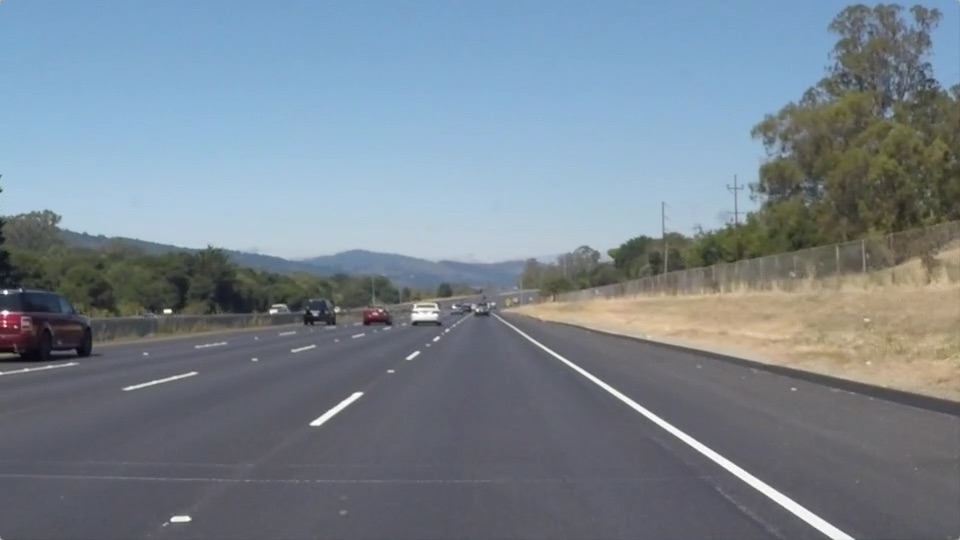
#> input picture test_images/solidWhiteRight.jpg, 960 x 540 px
$ jupyter execute --allow-errors P1.ipynb   (shell and % lines are left out)
#> lines starting #> are read from the running program, lines starting #| are printed output that depends on the picture
# Self-Driving Car Engineer Nanodegree

## Project: **Finding Lane Lines on the Road**
***
In this project, you will use the tools you learned about in the lesson to identify lane lines on the road.  You can develop your pipeline on a series of individual images, and later apply the result to a video stream (really just a series of images). Check out the video clip "raw-lines-example.mp4" (also contained in this repository) to see what the output should look like after using the helper functions below.

Once you have a result that looks roughly like "raw-lines-example.mp4", you'll need to get creative and try to average and/or extrapolate the line segments you've detected to map out the full extent of the lane lines.  You can see an example of the result you're going for in the video "P1_example.mp4".  Ultimately, you would like to draw just one line for the left side of the lane, and one for the right.

In addition to implementing code, there is a brief writeup to complete. The writeup should be completed in a separate file, which can be either a markdown file or a pdf document. There is a [write up template](https://github.com/udacity/CarND-LaneLines-P1/blob/master/writeup_template.md) that can be used to guide the writing process. Completing both the code in the Ipython notebook and the writeup template will cover all of the [rubric points](https://review.udacity.com/#!/rubrics/322/view) for this project.

---
Let's have a look at our first image called 'test_images/solidWhiteRight.jpg'.  Run the 2 cells below (hit Shift-Enter or the "play" button above) to display the image.

**Note: If, at any point, you encounter frozen display windows or other confounding issues, you can always start again with a clean slate by going to the "Kernel" menu above and selecting "Restart & Clear Output".**

---

**The tools you have are color selection, region of interest selection, grayscaling, Gaussian smoothing, Canny Edge Detection and Hough Tranform line detection.  You  are also free to explore and try other techniques that were not presented in the lesson.  Your goal is piece together a pipeline to detect the line segments in the image, then average/extrapolate them and draw them onto the image for display (as below).  Once you have a working pipeline, try it out on the video stream below.**

---

<figure>

 <figcaption>
 <p></p>
 <p style="text-align: center;"> Your output should look something like this (above) after detecting line segments using the helper functions below </p>
 </figcaption>
</figure>
 <p></p>
<figure>

 <figcaption>
 <p></p>
 <p style="text-align: center;"> Your goal is to connect/average/extrapolate line segments to get output like this</p>
 </figcaption>
</figure>

**Run the cell below to import some packages.  If you get an `import error` for a package you've already installed, try changing your kernel (select the Kernel menu above --> Change Kernel).  Still have problems?  Try relaunching Jupyter Notebook from the terminal prompt.  Also, see [this forum post](https://carnd-forums.udacity.com/cq/viewquestion.action?spaceKey=CAR&id=29496372&questionTitle=finding-lanes---import-cv2-fails-even-though-python-in-the-terminal-window-has-no-problem-with-import-cv2) for more troubleshooting tips.**

## Import Packages

[cell 1]
#importing some useful packages
import matplotlib.pyplot as plt
import matplotlib.image as mpimg
import numpy as np
import cv2

## Read in an Image

[cell 2]
#reading in an image
image = mpimg.imread('test_images/solidWhiteRight.jpg')
#> image is the input picture: shape (540, 960, 3); mean R, G, B 120.3, 132.6, 143.7

#printing out some stats and plotting
print('This image is:', type(image), 'with dimesions:', image.shape)
#| This image is: <class 'numpy.ndarray'> with dimesions: (540, 960, 3)
plt.imshow(image)
# if you wanted to show a single color channel image called 'gray', for example, call as plt.imshow(gray, cmap='gray')

## Ideas for Lane Detection Pipeline

**Some OpenCV functions (beyond those introduced in the lesson) that might be useful for this project are:**

`cv2.inRange()` for color selection
`cv2.fillPoly()` for regions selection
`cv2.line()` to draw lines on an image given endpoints
`cv2.addWeighted()` to coadd / overlay two images
`cv2.cvtColor()` to grayscale or change color
`cv2.imwrite()` to output images to file
`cv2.bitwise_and()` to apply a mask to an image

**Check out the OpenCV documentation to learn about these and discover even more awesome functionality!**

## Helper Functions

Below are some helper functions to help get you started. They should look familiar from the lesson!

[cell 3]
import math

def grayscale(img):
    "Applies the Grayscale transform This will return an image with only one color channel but"
    "NOTE: to see the returned image as grayscale (assuming your grayscaled image is called 'gray')"
    "you should call plt.imshow(gray, cmap='gray')"
    return cv2.cvtColor(img, cv2.COLOR_RGB2GRAY)
    # Or use BGR2GRAY if you read an image with cv2.imread()
    # return cv2.cvtColor(img, cv2.COLOR_BGR2GRAY)

def canny(img, low_threshold, high_threshold):
    "Applies the Canny transform"
    return cv2.Canny(img, low_threshold, high_threshold)

def gaussian_blur(img, kernel_size):
    "Applies a Gaussian Noise kernel"
    return cv2.GaussianBlur(img, (kernel_size, kernel_size), 0)

def region_of_interest(img, vertices):
    "Applies an image mask. Only keeps the region of the image defined by the polygon"
    "formed from `vertices`. The rest of the image is set to black."
    #defining a blank mask to start with
    mask = np.zeros_like(img)

    #defining a 3 channel or 1 channel color to fill the mask with depending on the input image
    if len(img.shape) > 2:
        channel_count = img.shape[2]  # i.e. 3 or 4 depending on your image
        ignore_mask_color = (255,) * channel_count
    else:
        ignore_mask_color = 255

    #filling pixels inside the polygon defined by "vertices" with the fill color
    cv2.fillPoly(mask, vertices, ignore_mask_color)

    #returning the image only where mask pixels are nonzero
    masked_image = cv2.bitwise_and(img, mask)
    return masked_image


def draw_lines(img, lines, color=[255, 0, 0], thickness=10):

    "NOTE: this is the function you might want to use as a starting point once you want to"
    "average/extrapolate the line segments you detect to map out the full"
    "extent of the lane (going from the result shown in raw-lines-example.mp4"
    "to that shown in P1_example.mp4)."

    "Think about things like separating line segments by their"
    "slope ((y2-y1)/(x2-x1)) to decide which segments are part of the left"
    "line vs. the right line.  Then, you can average the position of each of"
    "the lines and extrapolate to the top and bottom of the lane."

    "This function draws `lines` with `color` and `thickness`."
    "Lines are drawn on the image inplace (mutates the image)."
    "If you want to make the lines semi-transparent, think about combining"
    "this function with the weighted_img() function below"

#    for line in lines:
#        for x1,y1,x2,y2 in line:
#            cv2.line(img, (x1, y1), (x2, y2), color, thickness)

    #Define Arrys for the Collection of Left & Right lanes
    RightLinesCollection = []
    LeftLinesCollection = []

    #Assign the Original Image starting y Coordinates as Min & Max
    max_y = image.shape[0]
    min_y = image.shape[0]
    #initialize Slope
    slope = 0.0

    #Iterate through the lines to determine the Min
    for line in lines:
        for x1, y1, x2, y2 in line:
            if y1 < min_y:
                min_y = y1

            if y2 < min_y:
                min_y = y2

    #Iterate through the lines to determine the slope ((y2-y1)/(x2-x1))
    #to decide which segments are part of the left line vs. the right line.
    for line in lines:
        for x1, y1, x2, y2 in line:
            slope = (y2-y1)/(x2-x1)
            if slope > 0.0 and slope < np.inf:
                RightLinesCollection.append(line)
            elif slope < 0.0 and slope > -np.inf:
                LeftLinesCollection.append(line)

    #average the position of each of the lines and extrapolate to the top and bottom of the lane.
    AverageOfLeftLines = np.mean(LeftLinesCollection, axis=0)
    AverageOfRightLines = np.mean(RightLinesCollection, axis=0)
    # [4 lines of commented-out code are left out]
    LeftSideSlope = (AverageOfLeftLines[0][3] - AverageOfLeftLines[0][1])/(AverageOfLeftLines[0][2] - AverageOfLeftLines[0][0])
    RightSideSlope = (AverageOfRightLines[0][3] - AverageOfRightLines[0][1])/(AverageOfRightLines[0][2] - AverageOfRightLines[0][0])

    LeftNewX1 = AverageOfLeftLines[0][0] - (AverageOfLeftLines[0][1] - min_y)/LeftSideSlope
    LeftNewX2 = AverageOfLeftLines[0][2] + (max_y - AverageOfLeftLines[0][3])/LeftSideSlope

    RightNewX1 = AverageOfRightLines[0][0] - (AverageOfRightLines[0][1] - min_y)/RightSideSlope
    RightNewX2 = AverageOfRightLines[0][2] + (max_y - AverageOfRightLines[0][3])/RightSideSlope


    cv2.line(img, (int(LeftNewX1), min_y), (int(LeftNewX2), max_y), color, thickness)
    cv2.line(img, (int(RightNewX1), min_y), (int(RightNewX2), max_y), color, thickness)

def hough_lines(img, rho, theta, threshold, min_line_len, max_line_gap):

    "`img` should be the output of a Canny transform."
    "Returns an image with hough lines drawn."

    lines = cv2.HoughLinesP(img, rho, theta, threshold, np.array([]), minLineLength=min_line_len, maxLineGap=max_line_gap)
    line_img = np.zeros((img.shape[0], img.shape[1], 3), dtype=np.uint8)
    draw_lines(line_img, lines)
    return line_img

# Python 3 has support for cool math symbols.

def weighted_img(img, initial_img, α=0.8, β=1., λ=0.):

    "`img` is the output of the hough_lines(), An image with lines drawn on it."
    "Should be a blank image (all black) with lines drawn on it."
    "`initial_img` should be the image before any processing."
    "The result image is computed as follows:"
    "initial_img * α + img * β + λ"
    "NOTE: initial_img and img must be the same shape!"

    return cv2.addWeighted(initial_img, α, img, β, λ)

## Test Images

Build your pipeline to work on the images in the directory "test_images"
**You should make sure your pipeline works well on these images before you try the videos.**

## Build a Lane Finding Pipeline

Build the pipeline and run your solution on all test_images. Make copies into the test_images directory, and you can use the images in your writeup report.
Try tuning the various parameters, especially the low and high Canny thresholds as well as the Hough lines parameters.

[cell 4]
# TODO: Build your pipeline that will draw lane lines on the test_images
# then save them to the test_images directory.
# Create the Copy of the original Images in the directory

def build_Pipeline(dstpath, srcpath):
    # Use the copy directory and the image files in that directory for building the code

    imageFilesList = os.listdir(dstpath)

    for imageFile in imageFilesList:
        # Read in the image and convert to grayscale
        image = mpimg.imread(dstpath+imageFile)

        # Create the GrayScale Image
        grayscaled_image = grayscale(image)
        plt.subplot(2,2,1)
        plt.imshow(grayscaled_image, cmap="gray")

        # Define a kernel size for Gaussian smoothing / blurring
        kernel_size = 5 # Must be an odd number (3, 5, 7...)
        blur_gray_image = gaussian_blur(grayscaled_image,kernel_size)
        #plt.imshow(blur_gray)

        # Define our parameters for Canny and run it
        low_threshold = 50 #1
        high_threshold = 150 #10
        edges = canny(blur_gray_image, low_threshold, high_threshold)

        # Display the image code if needed
        #plt.imshow(edges, cmap='Greys_r')

        # This time we are defining a four sided polygon to mask
        imshape = image.shape
        vertices = np.array([[(0,imshape[0]),(495, 305), (495, 305), (imshape[1],imshape[0])]], dtype=np.int32)

        # Now call the function that will select the chosen area
        masked_edges = region_of_interest(edges, vertices)
        #plt.imshow(masked_edges, cmap='Greys_r')

        ## Plot masked edges image
        masked_image_with_bw_edges_image = cv2.cvtColor(masked_edges, cv2.COLOR_GRAY2BGR)
        plt.subplot(2,2,2)
        plt.imshow(masked_image_with_bw_edges_image)

        # Define the Hough transform parameters
        # Make a blank the same size as our image to draw on
        rho = 2 # distance resolution in pixels of the Hough grid
        theta = np.pi/180 # angular resolution in radians of the Hough grid
        threshold = 25     # minimum number of votes (intersections in Hough grid cell)
        min_line_length = 12 #minimum number of pixels making up a line
        max_line_gap = 2    # maximum gap in pixels between connectable line segments
        line_image = np.copy(image)*0 # creating a blank to draw lines on

        # Run Hough on edge detected image
        # Output \"lines\" is an array containing endpoints of detected line segments
        # plt.imshow(masked_edges)
        lines_image = hough_lines(masked_edges, rho, theta, threshold, min_line_length, max_line_gap)

        # Create a \"color\" binary image to combine with line image
        #color_edges = np.dstack((edges, edges, edges))

        # Convert Hough from single channel to RGB to prep for weighted
        # TODO: Have it convert the lines to red, not white.
        #hough_rgb_image = cv2.cvtColor(lines_image, cv2.COLOR_GRAY2BGR)

        ## Plot Hough lines image
        plt.subplot(2,2,3)
        plt.imshow(lines_image)

        # Draw the lines on the edge image
        lines_edges = weighted_img(lines_image, image) #color_edges)

        ## Plot final image
        plt.subplot(2,2,4)
        plt.imshow(lines_edges)

        # Check If old File Exists then delete and save the file
        if os.path.isfile(srcpath+imageFile):
            # Delete the file
            os.remove(srcpath+imageFile)
            # Save the files
            mpimg.imsave(srcpath+imageFile, lines_edges)
        else:
            # Save the files
            mpimg.imsave(srcpath+imageFile, lines_edges)

        # [7 lines of commented-out code are left out]

[cell 5]
import os
import shutil

#define the source and Destination Path
srcpath= "test_images/"
dstpath= "test_images/Copy/"

#get the list of files from source directory
names = os.listdir(srcpath)

#remove the older DCP files from source directory
for filename in names:
    if filename.startswith("DCP_"):
        os.remove(srcpath+filename)


#Create a Directory to copy the originalfiles so we can modify them
os.makedirs(dstpath, exist_ok=True)

#get the list of files from source directory again after DCP file deltion
names = os.listdir(srcpath)

#Iterate over all the files in the socurce directory
for name in names:
    #If the file is the image file with extension .jpg then perform copy operation by addin DCP to the name
    if name.endswith('.jpg'):
        #print ('Source File Is: {0}' .format(srcpath+name))
        #print ('Dest File Is: {0}' .format(dstpath+name))
        shutil.copy2(srcpath+name, dstpath+"DCP_" +name)
        #Older Code comented out
        #srcfile = os.path.join(srcpath, name)
        #dstfile = os.path.join(dstpath, "DCP_" + name)
        #shutil.copy(srcfile, dstfile)

        #Call the Pipeline function to execute the image modification.
        build_Pipeline(dstpath, srcpath)

else:

    # remove the Copy directory & it's content
    shutil.rmtree(dstpath, ignore_errors=False, onerror=None)
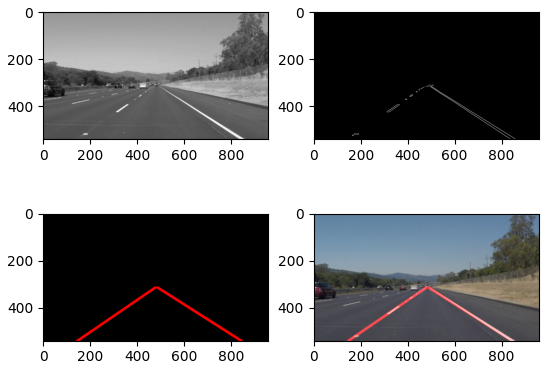
#> figure drawn by matplotlib, 4 panels
